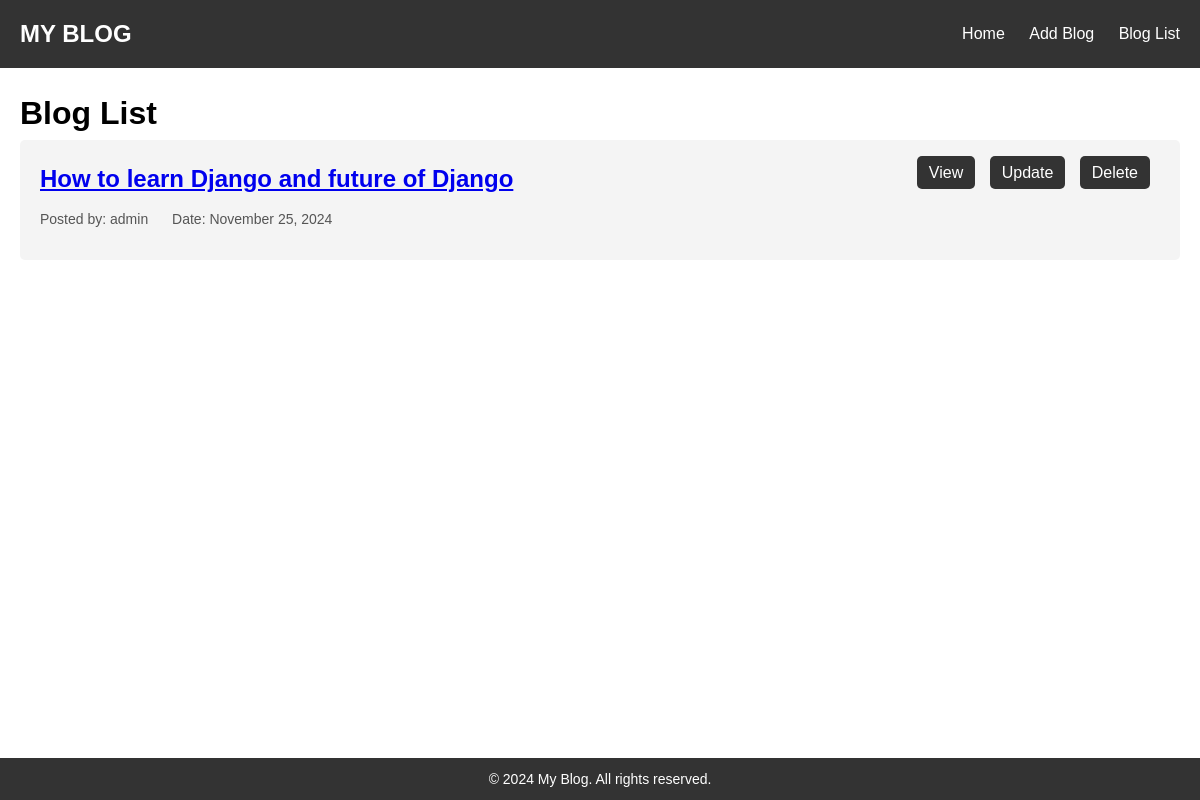
/blog_list, run on the app's committed database.
### CurdApp/models.py (models this page shows, shortened)
class Blog(models.Model):
    user = models.ForeignKey(User, on_delete=models.CASCADE)
    title = models.CharField(max_length=200)
    content = models.TextField()
    blog_image = models.ImageField(upload_to='blog_image/', blank=True)
    url = models.URLField()
    created_at = models.DateField(auto_now_add=True)

### CurdApp/views.py (the view)
# urls.py: path('blog_list', views.blog_list, name='blog_list'),
def blog_list(request):
    blogs = models.Blog.objects.all()
    return render(request, 'blog_list.html', {'blogs': blogs})

### templates/blog_list.html (shortened to what this page needs)
<!DOCTYPE html>
<html lang="en">
<head>
</head>
<body>
    <header>
        <div class="logo">My Blog</div>
        <nav>
            <a href="{% url 'index' %}">Home</a>
            <a href="{% url 'blog' %}">Add Blog</a>
            <a href="#">Blog List</a>
        </nav>
    </header>
    <div class="blog-list">
        <h1>Blog List</h1>
        {% for blog in blogs %}
        <div class="blog-item">
            <h2><a href="{% url 'blog_detail' blog.id %}">{{ blog.title }}</a></h2>
            <div class="meta">
                <span>Posted by: {{ blog.user.username }}</span>
                <span>Date: {{ blog.created_at|date:"F j, Y" }}</span>
            </div>
            <div class="buttons">
                <a href="{% url 'blog_detail' blog.id %}">View</a>
                <a href="{% url 'blog_update' blog.id %}">Update</a>
                <a href="{% url 'blog_delete' blog.id %}">Delete</a>
            </div>
        </div>
        {% empty %}
        <p>No blogs available.</p>
        {% endfor %}
    </div>
    <footer>
        <p>&copy; 2024 My Blog. All rights reserved.</p>
    </footer>
</body>
</html>

### templates/blog_list.html (style rules this page uses)
* { margin: 0; padding: 0; box-sizing: border-box; }
body { font-family: Arial, sans-serif; line-height: 1.6; display: flex; flex-direction: column; min-height: 100vh; }
header { background-color: #333; color: #fff; padding: 15px 20px; display: flex; justify-content: space-between; align-items: center; }
header .logo { font-size: 24px; font-weight: bold; text-transform: uppercase; }
header nav a { color: #fff; text-decoration: none; margin-left: 20px; font-size: 16px; }
.blog-list { padding: 20px; flex: 2; }
.blog-item { background-color: #f4f4f4; margin-bottom: 20px; padding: 20px; border-radius: 5px; position: relative; }
.blog-item h2 { font-size: 24px; margin-bottom: 10px; }
.blog-item .meta { font-size: 14px; color: #555; margin-bottom: 10px; }
.blog-item .meta span { margin-right: 20px; }
.blog-item .buttons { position: absolute; right: 20px; top: 20px; }
.blog-item .buttons a { color: #fff; background-color: #333; padding: 8px 12px; margin-right: 10px; text-decoration: none; border-radius: 5px; }
footer { background-color: #333; color: #fff; text-align: center; padding: 10px; font-size: 14px; }

### data on the page
Blog: title "How to learn Django and future of Django", user.username "admin", created_at "November 25, 2024"
